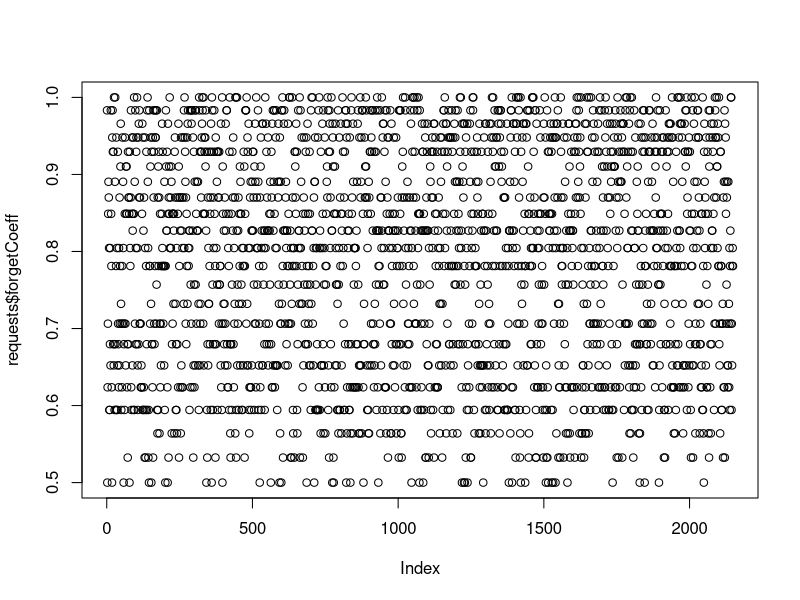
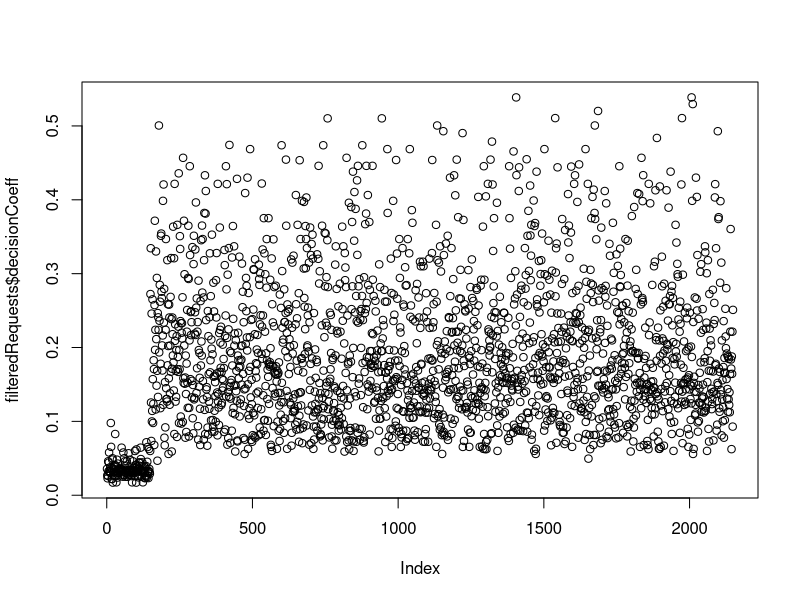

The R script that drew these images, in order:
#input : two files
#   customers file
#   requests file

#output : What can you tell us about the data?
#   What can you tell about fraudulent customers and their transactions?
#   Based on your results, what actions would you do or recommend doing for letting less fraudulent transactions go through (at the same time having the least impact on our good customers)?"
###############################################################################################
#source("http://www.bioconductor.org/biocLite.R")
#biocLite("xlsx")

### Load existing Data
customers <- read.csv("customer_data.csv", header = TRUE)
requests <- read.csv("request_data-2.csv", header = TRUE)

colnames(customers)
customers$fraudulent_cst
unique(requests$payment_type)
colnames(requests)


##############################################################################################
#################################### Customers Processing ####################################
##############################################################################################

## handle customer duplications
length(customers$customer_id)
## 2129 customers in the list
unique(customers$customer_id)
unique(paste(customers$customer_id, customers$cst_successful_transfers_cnt, customers$cst_profile_age_days, sep="_"))
## 2090 unique customers in the list

#detect duplicated and unique customers
duplicateCustomers<- customers[duplicated(customers$customer_id),]
uniqueCustomers <- customers[unique(customers$customer_id),]

#customers <- uniqueCustomers
## Later on we will refer to "uniqueCustomers" only

#################################### Successfull Transfers ############################################

### Calculate quantile percentage of customer successful transfer count
percentage <- quantile(customers$cst_successful_transfers_cnt, probs = seq(0, 1, 0.2), na.rm = TRUE)
percentage
### define the coefficient step, in order not to decrease dramatically customer chances to make the transfer,
# we start from 0.5
coeffStep <- 5/(length(percentage)-1)

# we want something like this, that is for each quantile we need a coefficient, e.g.
# for customers with 5 (3 <= 5 < 7) successful transfers, the coefficient will be 0.7 as in the following lists
# 1    2    3    7   13 1307
#  0.5  0.6  0.7  0.8  0.9

tmp <- cut(customers$cst_successful_transfers_cnt,percentage, include.lowest=TRUE, right=FALSE )
customers$successTransferCoeff <- 0.5 + (as.integer(tmp)-1)*coeffStep/10
# percentage
# View(data.frame(orig=customers$cst_successful_transfers_cnt, res=tmp, res2=as.integer(tmp), res3=0.5 + (as.integer(tmp)-1)*coeffStep/10 ))


head(customers$successTransferCoeff, 20)

#### now we have customers with one more column (historyTrust) with coefficient based on customer successful transfer history

#################################### Fraudulent Type ############################################

### customer fraud type coefficients
fairCustTrust <- 0.95
oneFraudCustTrust <- 0.5
multipleFraudCustTrust <- 0.3
superTrustyCustomer <- 1

setCustomerFraudType <- function(type) {
    if( type == 0 ) return(fairCustTrust)
    if( type == 1 ) return(oneFraudCustTrust)
    if( type > 1 ) return(multipleFraudCustTrust)
    return(superTrustyCustomer)
}

customers$fraudCoeff <- sapply(customers$fraudulent_cst, setCustomerFraudType)

#################################### Suspicious Type ############################################

### customer suspicious type coefficients
cleanCustTrust <- 0.95
oneSuspCustTrust <- 0.75
multipleSuspCustTrust <- 0.4
goldenCustomer <- 1

setCustomerSuspType <- function(type) {
    if( type == 0 ) return(cleanCustTrust)
    if( type == 1 ) return(oneSuspCustTrust)
    if( type > 1 ) return(multipleSuspCustTrust)
    return(goldenCustomer)
}

customers$suspCoeff <- sapply(customers$suspicious_cst, setCustomerSuspType)


#################################### History Days ############################################

### Calculate quantile percentage of customer history in days
percentageDays <- quantile(customers$cst_profile_age_days, probs = seq(0, 1, 0.1))
percentageDays
### define the coefficient step, in order not to decrease dramatically customer chances to make the transfer,
# we start from 0.5
coeffStepDays <- 5/(length(percentageDays)-1)

tmp <- cut(customers$cst_profile_age_days,percentageDays, include.lowest=TRUE, right=FALSE )
customers$daysCoeff <- 0.5 + (as.integer(tmp)-1)*coeffStepDays/10
# percentageDays
# View(data.frame(orig=customers$cst_profile_age_days, res=tmp, res2=as.integer(tmp), res3=0.5 + (as.integer(tmp)-1)*coeffStepDays/10 ))



##############################################################################################
#################################### Requests Processing #####################################
##############################################################################################


#################################### Transaction Type ############################################
#### transaction type coefficients
bankTrust <- 0.9
achTrust <- 0.7
cardTrust <- 0.5
handTrust <- 1 # if the transfer was hand to hand :D


setTransactionType <- function(type) {
    if( type == "bank" ) return(bankTrust)
    if( type == "ach" ) return(achTrust)
    if( type == "card" ) return(cardTrust)
    return(handTrust)
}

## add transferTrust column
requests$transferTrust <- sapply(requests$payment_type,setTransactionType)


#################################### Forgetting Coefficients of Transfers ############################################

requests$daysPassed <- difftime(as.Date(as.character(requests$request_date), "%d/%m/%Y"),
                                as.Date("1970-01-01"), units = "days")
requests$daysPassed <- requests$daysPassed - min(requests$daysPassed)

forgettingExpFunction <- function(x) {
    return (1.5 - (0.5)^(x/max(unclass(requests$daysPassed))))  #max(unclass(requests$daysPassed)
}
#### here we need to forget the mistakes/fraud/suspicious behaviour of customer, so we introduce en exponential function
# f(x) <- 1.5 - (0.5)^(x/max(days passed)), the shift with 1.5 is needed to avoid 0 values, since we will use those coefficient in product

requests$forgetCoeff <- forgettingExpFunction((as.numeric(requests$daysPassed)))
plot(requests$forgetCoeff)

#################################### Customer ID Check ############################################

checkCustomerID <- function(id) {
    return(any(as.character(customers$customer_id) == as.character(id)))
}

requests$senderExists <- sapply(requests$customer_id, checkCustomerID)
length(requests[requests$senderExists == TRUE,]$customer_id)

### All the receivers are not from our Customers List, only one is in the list
requests$recipientExists <- sapply(requests$target_recipient_id, checkCustomerID)
length(requests[requests$recipientExists == FALSE,]$customer_id)

#################################### Customer ID Check ############################################

#############  Get Customer Send Count
sendersTable <- table(requests$customer_id)
getSendCount <- function(id) {
    return(sendersTable[[id]])
}
requests$customerSendCount <- sapply(requests$customer_id, getSendCount)

#############  Get Recepient Receive Count
receiversTable <- table(requests$target_recipient_id)
getReceiveCount <- function(id) {
    return(receiversTable[[id]])
}
requests$customerReceiveCount <- sapply(requests$target_recipient_id, getReceiveCount)

###########################################################################################
### Calculate Customer Send Coefficients
sendExpFunction <- function(x) {
    return ((0.5)^(x/max(requests$customerSendCount)))
}

requests$sendCoeff <- sendExpFunction((as.numeric(requests$customerSendCount)))

###########################################################################################
### Calculate Target Recepient Receive Coefficients
receiveExpFunction <- function(x) {
    return ((0.5)^(x/max(requests$customerReceiveCount)))
}

requests$receiveCoeff <- receiveExpFunction((as.numeric(requests$customerReceiveCount)))

###########################################################################################
### Calculate Final Coefficients

### get the request ids in customers list
requests$idInCustomers <- match(requests$customer_id, customers$customer_id)

# requests$successTransferCoeff <- customers[requests$idInCustomers,]$successTransferCoeff
# requests$fraudCoeff <- customers[requests$idInCustomers,]$fraudCoeff
# requests$suspCoeff <- customers[requests$idInCustomers,]$suspCoeff
# requests$daysCoeff <- customers[requests$idInCustomers,]$daysCoeff

### fill calculated coefficient columns from customers
requests[c("successTransferCoeff", "fraudCoeff", "suspCoeff", "daysCoeff")] <-
    customers[requests$idInCustomers,][c("successTransferCoeff", "fraudCoeff", "suspCoeff", "daysCoeff")]

### Calculate final decision coefficients
requests$decisionCoeff <- with(requests,
            successTransferCoeff * fraudCoeff * suspCoeff *
            daysCoeff * transferTrust * forgetCoeff * sendCoeff * receiveCoeff )

### filter the coefficients columns to look
filteredRequests <- requests[c("request_id", "target_recipient_id", "customer_id", "payment_type", "transferTrust",
                               "daysPassed", "customerSendCount", "customerReceiveCount",
                               "forgetCoeff", "sendCoeff", "receiveCoeff",
                               "successTransferCoeff", "fraudCoeff", "suspCoeff",
                               "daysCoeff", "decisionCoeff")]

plot(filteredRequests$decisionCoeff)
#### rank requests by decision coefficient
ranks <- rank(requests$decisionCoeff)

### calculate quantiles from decision coefficients
decisionQuantiles <- quantile(requests$decisionCoeff, seq(0,1,0.05))
decisionQuantiles
### select suspicious requests, the value 0.03800667 is 5% less trustful transfers
susp <- customers[requests[requests$decisionCoeff < 0.03800667,]$idInCustomers,]

tmp <- cut(filteredRequests$decisionCoeff,decisionQuantiles, include.lowest=TRUE, right=FALSE )
filteredRequests$decisionRank <- as.integer(tmp)-1

write.csv(filteredRequests, file = "classifiedRequests.csv")

# ########################## The above part is OK :D

